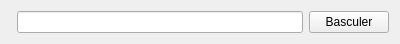
<?xml version="1.0" encoding="UTF-8"?>
<ui version="4.0">
 <class>StructureOuTexteEdit</class>
 <widget class="QWidget" name="StructureOuTexteEdit">
  <property name="geometry">
   <rect>
    <x>0</x>
    <y>0</y>
    <width>400</width>
    <height>36</height>
   </rect>
  </property>
  <property name="windowTitle">
   <string>Form</string>
  </property>
  <layout class="QHBoxLayout" name="horizontalLayout">
   <item>
    <widget class="StructureEdit" name="structureEdit" native="true"/>
   </item>
   <item>
    <widget class="QLineEdit" name="lineEdit"/>
   </item>
   <item>
    <widget class="QPushButton" name="pushButtonBasculer">
     <property name="text">
      <string>Basculer</string>
     </property>
    </widget>
   </item>
  </layout>
 </widget>
 <customwidgets>
  <customwidget>
   <class>StructureEdit</class>
   <extends>QWidget</extends>
   <header>vue/structureedit.h</header>
   <container>1</container>
  </customwidget>
 </customwidgets>
 <resources/>
 <connections/>
</ui>
